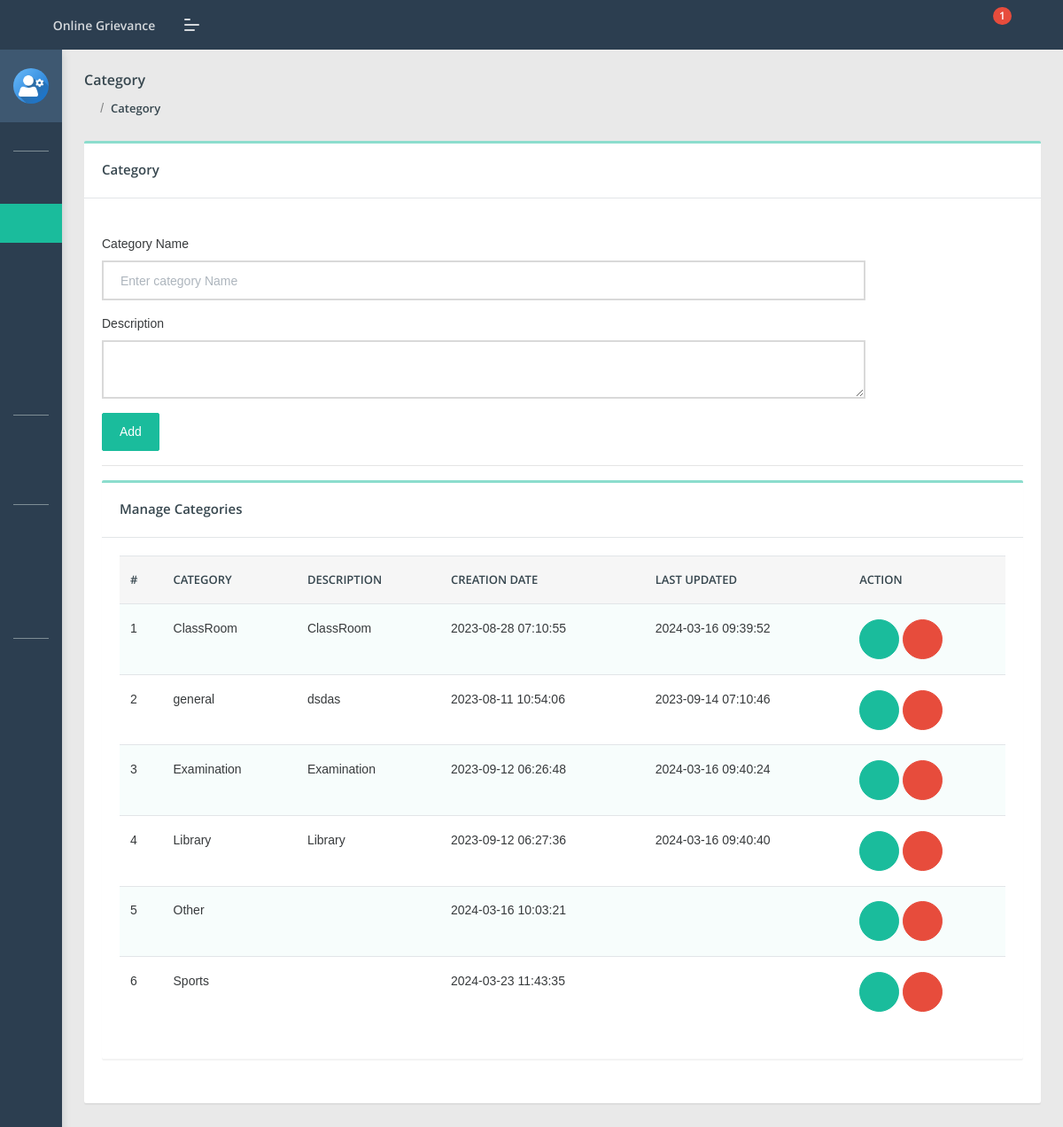
/cms/admin/category.php (signed in), run on the app's committed database.
### tables this page shows
CREATE TABLE `category` (
  `id` int(11) NOT NULL,
  `categoryName` varchar(255) DEFAULT NULL,
  `categoryDescription` longtext DEFAULT NULL,
  `creationDate` timestamp NULL DEFAULT current_timestamp(),
  `updationDate` timestamp NULL DEFAULT NULL ON UPDATE current_timestamp()
);

### cms/admin/category.php (the view, shortened to what this page needs)
<?php
include('include/config.php');
if(strlen($_SESSION['aid'])==0)
    {
header('location:index.php');
}
else{
?>
<!DOCTYPE html>
<html lang="en">
<head>
    <link rel="stylesheet" href="assets/css/style.css">
</head>
<body class="">
	<?php include('include/sidebar.php');?>
	<?php include('include/header.php');?>
<section class="pcoded-main-container">
    <div class="pcoded-content">
        <div class="page-header">
            <div class="page-block">
                <div class="row align-items-center">
                    <div class="col-md-12">
                        <div class="page-header-title">
                            <h5 class="m-b-10">Category</h5>
                        </div>
                        <ul class="breadcrumb">
                            <li class="breadcrumb-item"><a href="dashboard.php"><i class="feather icon-home"></i></a></li>
                            <li class="breadcrumb-item"><a href="category.php">Category</a></li>
                        </ul>
                    </div>
                </div>
            </div>
        </div>
        <div class="row">
            <div class="col-sm-12">
                <div class="card">
                    <div class="card-header">
                        <h5>Category</h5>
                    </div>
                    <div class="card-body">
                        <div class="row">
                            <div class="col-md-10">
                                    <br />
                                <form method="post" name="Category">
                                    <div class="form-group">
                                        <label for="exampleInputEmail1">Category Name</label>
                                        <input type="text"placeholder="Enter category Name"  name="category" class="form-control" required="true">
                                    </div>
                                      <div class="form-group">
                                        <label for="exampleInputEmail1">Description</label>
                                        <textarea  name="description" class="form-control" ></textarea>
                                    </div>
                                    <button type="submit" class="btn  btn-primary" name="submit">Add</button>
                                </form>
                            </div>
                        </div>
                     <hr>
                      <div class="row">
                            <div class="col-xl-12">
                <div class="card">
                    <div class="card-header">
                        <h5>Manage Categories</h5>
                    </div>
                    <div class="card-body table-border-style">
                        <div class="table-responsive">
                            <table class="table table-striped">
                                <thead>
                                    <tr>
                                            <th>#</th>
                                            <th>Category</th>
                                            <th>Description</th>
                                            <th>Creation date</th>
                                            <th>Last Updated</th>
                                            <th>Action</th>
                                        </tr>
                                </thead>
                                <tbody>
                                    <?php $query=mysqli_query($con,"select * from category");
$cnt=1;
while($row=mysqli_fetch_array($query))
{
?>
                                        <tr>
                                            <td><?php echo htmlentities($cnt);?></td>
                                            <td><?php echo htmlentities($row['categoryName']);?></td>
                                            <td><?php echo htmlentities($row['categoryDescription']);?></td>
                                            <td> <?php echo htmlentities($row['creationDate']);?></td>
                                            <td><?php echo htmlentities($row['updationDate']);?></td>
                                            <td>
                                            <a href="edit-category.php?id=<?php echo $row['id']?>" class="btn btn-icon btn-primary btn-xs"><i class="feather icon-edit"></i></a>
                                            <a href="category.php?id=<?php echo $row['id']?>&del=delete" class="btn  btn-icon btn-danger" onClick="return confirm('Are you sure you want to delete?')"><i class="feather icon-delete"></i></a></td>
                                        </tr>
                                        <?php $cnt=$cnt+1; } ?>
                                </tbody>
                            </table>
                        </div>
                    </div>
                </div>
            </div>
                        </div>
                    </div>
                </div>
            </div>
        </div>
    </div>
</section>
</body>
</html>
<?php } ?>

### cms/admin/include/sidebar.php (shortened to what this page needs)
<nav class="pcoded-navbar  ">
	<div class="navbar-wrapper  ">
		<div class="navbar-content scroll-div " >
			<div class="">
				<div class="main-menu-header">
					<img class="img-radius" src="assets/images/user/user-gear.png" alt="User-Profile-Image">
					<div class="user-details">
					</div>
				</div>
			</div>
			<ul class="nav pcoded-inner-navbar ">
				<li class="nav-item pcoded-menu-caption">
				</li>
				<li class="nav-item">
				    <a href="dashboard.php" class="nav-link "><span class="pcoded-micon"><i class="feather icon-home"></i></span><span class="pcoded-mtext">Dashboard</span></a>
				</li>
				<li class="nav-item">
				    <a href="category.php" class="nav-link "><span class="pcoded-micon"><i class="feather icon-file-text"></i></span><span class="pcoded-mtext">Add Category</span></a>
				</li>
				<li class="nav-item">
				    <a href="subcategory.php" class="nav-link "><span class="pcoded-micon"><i class="feather icon-file-text"></i></span><span class="pcoded-mtext">Add Subcategory</span></a>
				</li>
				<li class="nav-item">
				    <a href="state.php" class="nav-link "><span class="pcoded-micon"><i class="feather icon-file-text"></i></span><span class="pcoded-mtext">Add Branch</span></a>
				</li>
				<li class="nav-item">
				    <a href="manage-users.php" class="nav-link "><span class="pcoded-micon"><i class="feather icon-user"></i></span><span class="pcoded-mtext">Manage Users</span></a>
				</li>
				<li class="nav-item pcoded-menu-caption">
				</li>
				<li class="nav-item pcoded-hasmenu">
					<a href="#!" class="nav-link "><span class="pcoded-micon"><i class="feather icon-box"></i></span><span class="pcoded-mtext">Manage Complaint</span></a>
				</li>
				<li class="nav-item pcoded-menu-caption">
				</li>
				<li class="nav-item">
				    <a href="between-date-userreport.php" class="nav-link "><span class="pcoded-micon"><i class="feather icon-file-text"></i></span><span class="pcoded-mtext">User Reports</span></a>
				</li>
				<li class="nav-item">
				    <a href="between-date-complaintreport.php" class="nav-link "><span class="pcoded-micon"><i class="feather icon-align-justify"></i></span><span class="pcoded-mtext">Complaints Report</span></a>
				</li>
				<li class="nav-item pcoded-menu-caption">
				</li>
				<li class="nav-item">
				    <a href="user-search.php" class="nav-link "><span class="pcoded-micon"><i class="feather icon-search"></i></span><span class="pcoded-mtext">User Search</span></a>
				</li>
				<li class="nav-item">
				    <a href="complaint-search.php" class="nav-link "><span class="pcoded-micon"><i class="feather icon-search"></i></span><span class="pcoded-mtext">Search Complaint</span></a>
				</li>
			</ul>
		</div>
	</div>
</nav>

### cms/admin/include/header.php (shortened to what this page needs)
<header class="navbar pcoded-header navbar-expand-lg navbar-light header-dark">
				<div class="m-header">
					<a class="mobile-menu" id="mobile-collapse" href="#!"><span></span></a>
					<a href="dashboard.php" class="b-brand">
						<strong>Online Grievance</strong>
					</a>
				</div>
				<div class="collapse navbar-collapse">
					<ul class="navbar-nav ml-auto">
						<li>
							<div class="dropdown">
								<a class="dropdown-toggle" href="#" data-toggle="dropdown">
									<i class="icon feather icon-bell"></i>
									<?php
$rt = mysqli_query($con,"select tblcomplaints.*,users.fullName as name from tblcomplaints join users on users.id=tblcomplaints.userId where tblcomplaints.status is null");
$num1 = mysqli_num_rows($rt);
?>
									<span class="badge badge-pill badge-danger"><?php echo htmlentities($num1)?></span>
								</a>
							</div>
						</li>
						<li>
							<div class="dropdown drp-user">
								<a href="#" class="dropdown-toggle" data-toggle="dropdown">
									<i class="feather icon-user"></i>
								</a>
							</div>
						</li>
					</ul>
				</div>
	</header>

### data on the page
category: categoryName "ClassRoom", categoryDescription "ClassRoom", creationDate "2023-08-28 07:10:55", updationDate "2024-03-16 09:39:52"
category: categoryName "general", categoryDescription "dsdas", creationDate "2023-08-11 10:54:06", updationDate "2023-09-14 07:10:46"
category: categoryName "Examination", categoryDescription "Examination", creationDate "2023-09-12 06:26:48", updationDate "2024-03-16 09:40:24"
category: categoryName "Library", categoryDescription "Library", creationDate "2023-09-12 06:27:36", updationDate "2024-03-16 09:40:40"
category: categoryName "Other", creationDate "2024-03-16 10:03:21"
category: categoryName "Sports", creationDate "2024-03-23 11:43:35"

### other printed values
$num1 "1"
